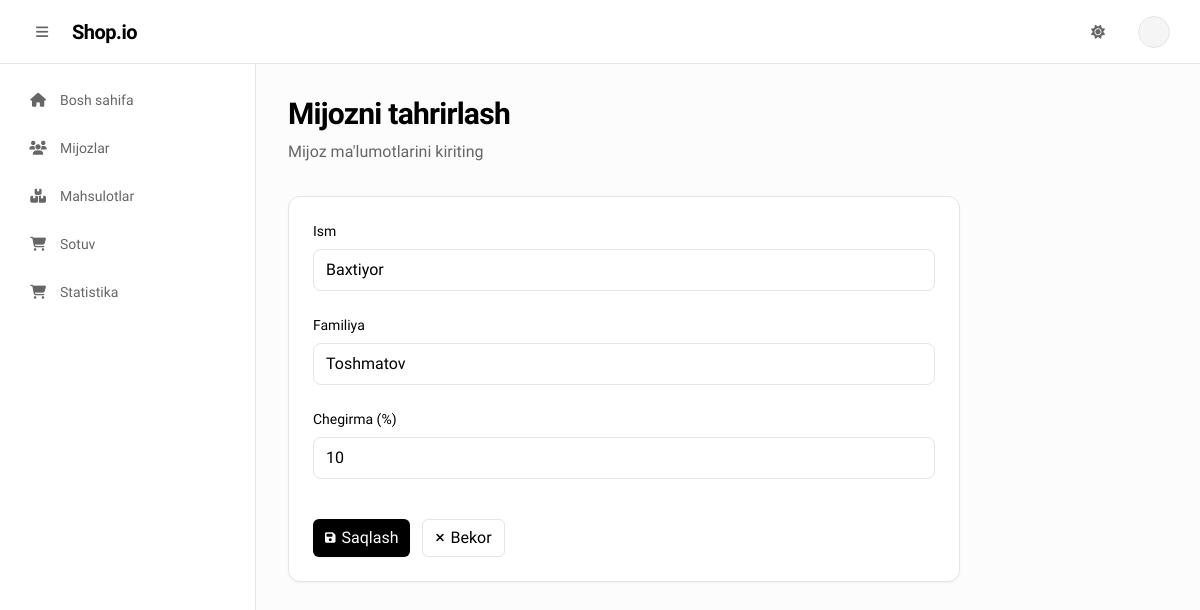
The app's page /clients/1/edit/ (signed in) with its own data.
### clients/models.py (models this page shows, shortened)
class Account(models.Model):
    name = models.CharField(max_length=150)
    lname = models.CharField(max_length=150)
    skidka = models.IntegerField()

### clients/views.py (the view)
# urls.py: path('<int:id>/edit/', client_edit, name='clientedit'),
@login_required
def client_edit(request, id):
    client = get_object_or_404(Account, id=id)
    if request.method == 'POST':
        form = AccountForm(request.POST, instance=client)
        if form.is_valid():
            form.save()
            return redirect('clientlist')
    else:
        form = AccountForm(instance=client)
    return render(request, "client/clientform.html", {
        "form": form,
        "title": "Mijozni tahrirlash",
        "action": "clientedit",
        "client": client
    })

### clients/forms.py
class AccountForm(forms.ModelForm):
    class Meta:
        model = Account
        fields = ['name', 'lname', 'skidka']
        widgets = {
            'name': forms.TextInput(attrs={
                'class': 'w-full px-3 py-2 border border-border rounded-lg focus:outline-none focus:ring-2 focus:ring-accent focus:border-transparent',
                'placeholder': 'Ism'
            }),
            'lname': forms.TextInput(attrs={
                'class': 'w-full px-3 py-2 border border-border rounded-lg focus:outline-none focus:ring-2 focus:ring-accent focus:border-transparent',
                'placeholder': 'Familiya'
            }),
            'skidka': forms.NumberInput(attrs={
                'class': 'w-full px-3 py-2 border border-border rounded-lg focus:outline-none focus:ring-2 focus:ring-accent focus:border-transparent',
                'placeholder': 'Chegirma foizi'
            })
        }
        labels = {
            'name': 'Ism',
            'lname': 'Familiya',
            'skidka': 'Chegirma (%)'
        }

### templates/client/clientform.html (shortened to what this page needs)
{% extends 'base.html' %}
{% block content %}
<div class="mb-8">
    <h1 class="font-sans text-3xl font-bold tracking-tight text-foreground">{{ title }}</h1>
    <p class="text-muted-foreground mt-2">Mijoz ma'lumotlarini kiriting</p>
</div>
<div class="bg-background border border-border rounded-xl shadow-sm p-6 max-w-2xl">
    <form method="post">
        <div class="space-y-6">
            <div>
                <label for="{{ form.name.id_for_label }}" class="block text-sm font-medium text-foreground mb-2">
                    {{ form.name.label }}
                </label>
                {{ form.name }}
            </div>
            <div>
                <label for="{{ form.lname.id_for_label }}" class="block text-sm font-medium text-foreground mb-2">
                    {{ form.lname.label }}
                </label>
                {{ form.lname }}
            </div>
            <div>
                <label for="{{ form.skidka.id_for_label }}" class="block text-sm font-medium text-foreground mb-2">
                    {{ form.skidka.label }}
                </label>
                {{ form.skidka }}
            </div>
            <div class="flex space-x-3 pt-4">
                <button type="submit"
                    class="inline-flex items-center justify-center px-3 py-1.5 bg-black dark:bg-white text-white dark:text-black rounded-md font-medium hover:opacity-90 dark:hover:opacity-90 transition-all duration-200 focus:outline-none focus:ring-2 focus:ring-black/20 dark:focus:ring-white/20 focus:ring-offset-2 shadow-sm hover:shadow-md">
                    <i class="fas fa-save mr-1.5 text-xs"></i>
                    Saqlash
                </button>
                <a href="{% url 'clientlist' %}"
                    class="inline-flex items-center justify-center px-3 py-1.5 border border-border text-foreground rounded-md font-medium hover:bg-muted transition-all duration-200 focus:outline-none focus:ring-2 focus:ring-accent/20 focus:ring-offset-2">
                    <i class="fas fa-xmark mr-1.5 text-xs"></i>
                    Bekor
                </a>
            </div>
        </div>
    </form>
</div>
{% endblock %}

### templates/base.html (style rules this page uses)
:root { font-family: "Geist", sans-serif; }

### records on screen
Account: name "Baxtiyor", lname "Toshmatov", skidka "10"

### other values on screen
{{ title }} "Mijozni tahrirlash"
